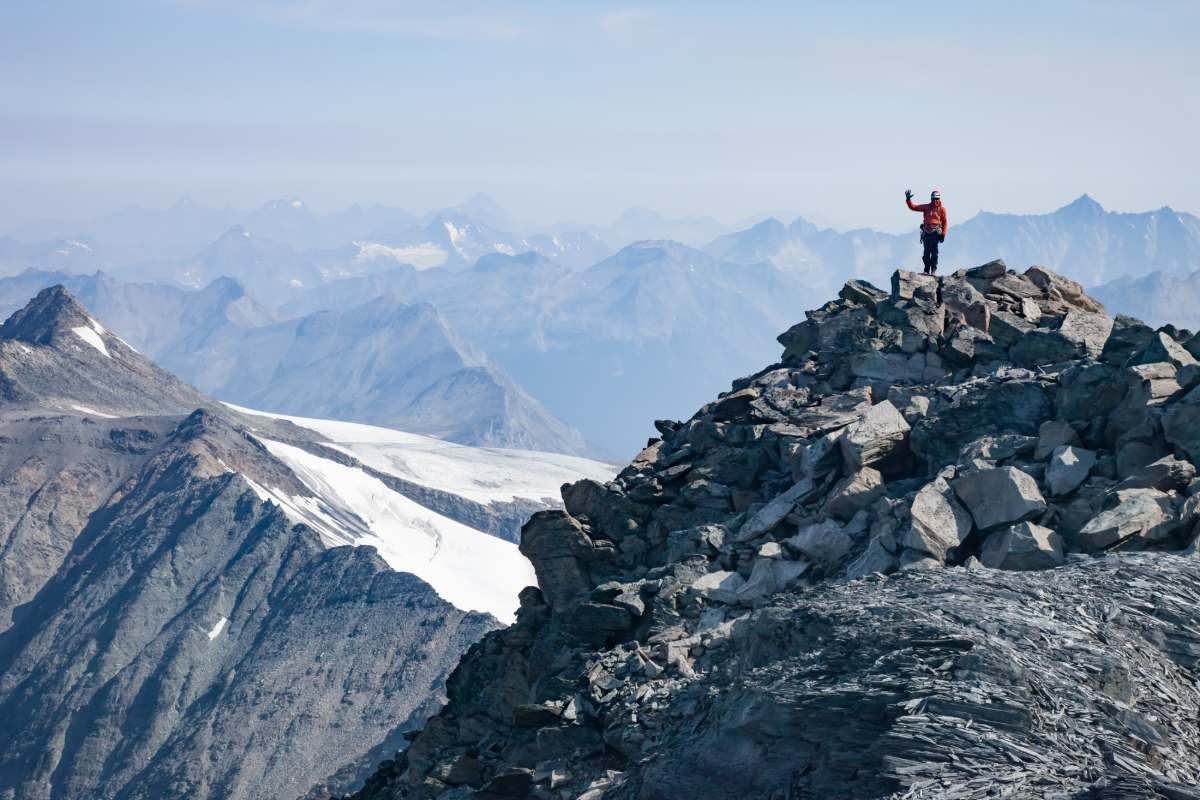
#> input picture mountain.jpeg, 1200 x 800 px
$ python ComputerVision.py
#> lines starting #> are read from the running program, lines starting #| are printed output that depends on the picture
from skimage.io import imread
from matplotlib import pyplot as plt
import numpy as np

# read in the image as greyscale
image = imread('mountain.jpeg', as_gray=True)
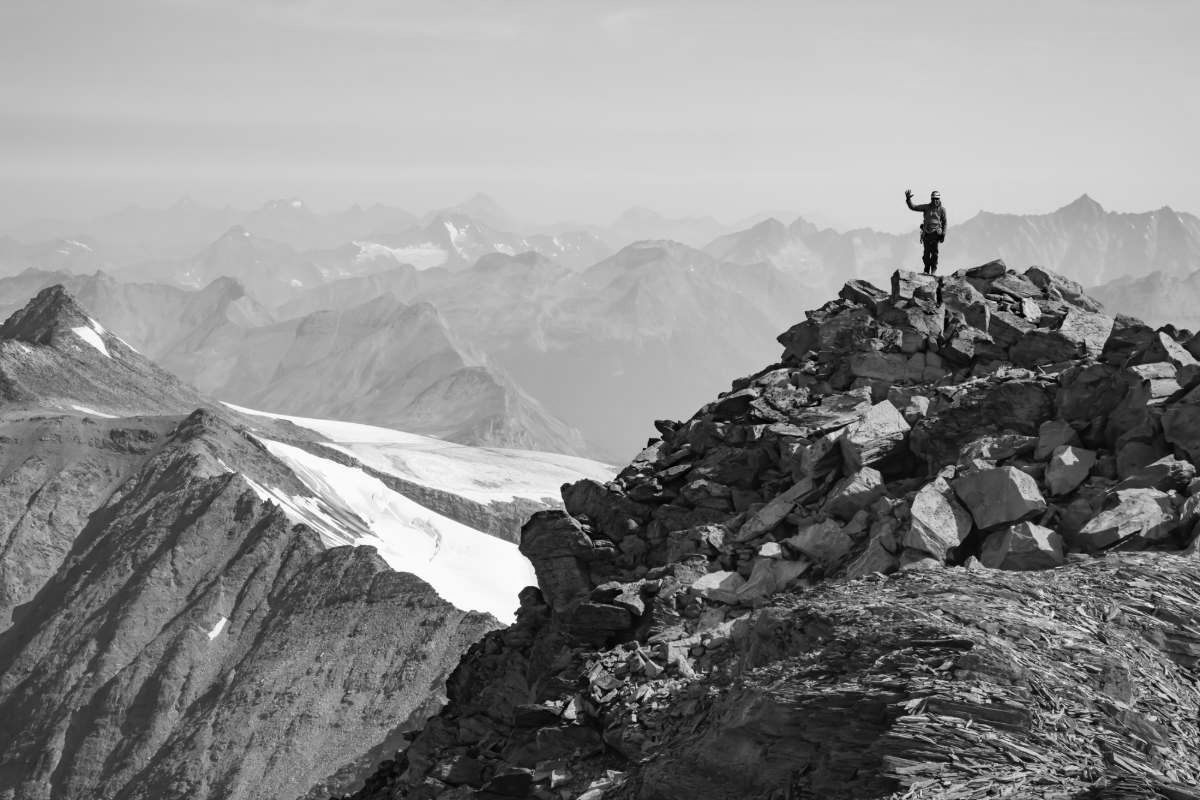
#> image: shape (800, 1200) float64; min 0.000565, max 1, mean 0.543

# convert the image to a 1D array of greyscale values
pixel_array = np.array(image.flatten())

# set up 100 bins, each are .1 wide
bins = [i/100 for i in range(100)]

# configure the histogram window dimensions
figure, axes = plt.subplots(figsize=(10, 7))

# load the data to the histogram
axes.hist(pixel_array, bins=bins)

# display the histogram
plt.show()
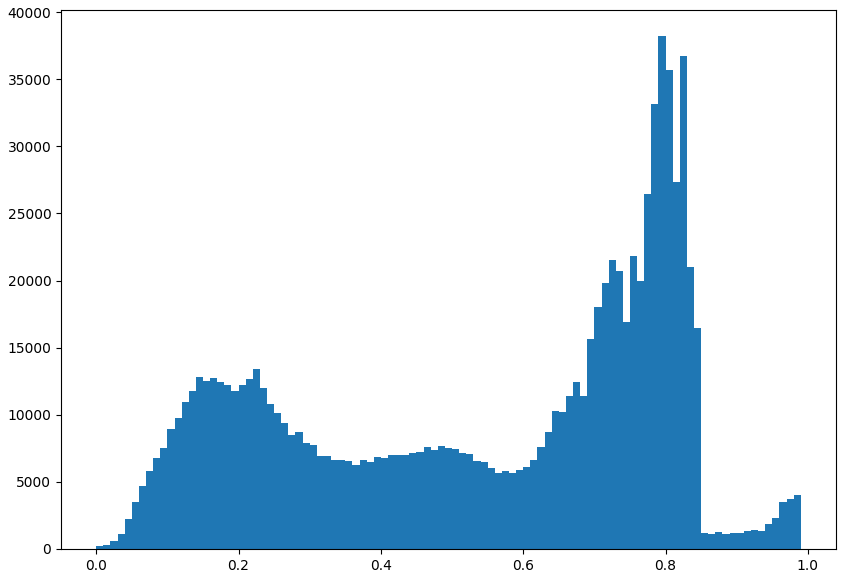
#> figure drawn by matplotlib, 1 panel; tallest bar 38249 high, from x = 0.79 to 0.8
